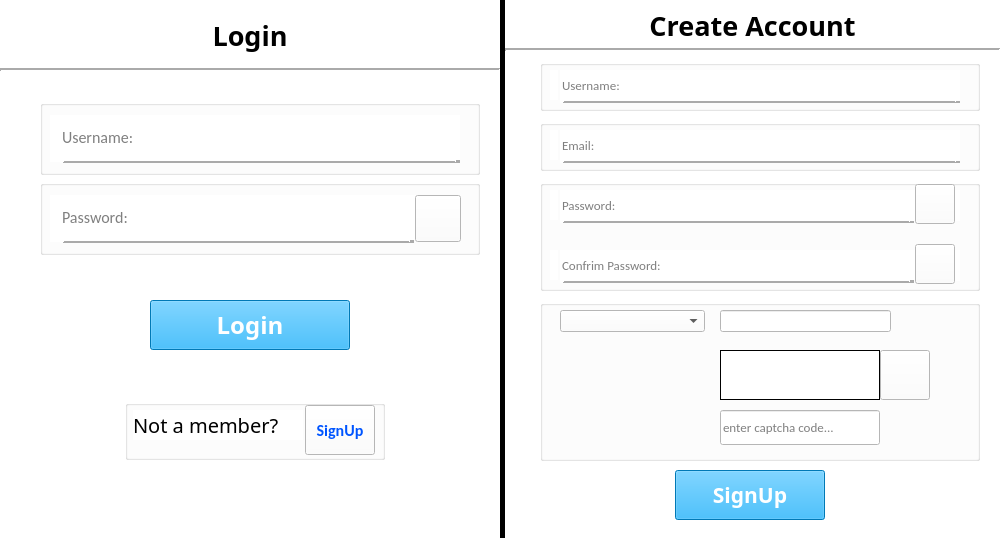
<?xml version="1.0" encoding="UTF-8"?>
<ui version="4.0">
 <class>signup_login</class>
 <widget class="QMainWindow" name="signup_login">
  <property name="geometry">
   <rect>
    <x>0</x>
    <y>0</y>
    <width>1000</width>
    <height>560</height>
   </rect>
  </property>
  <property name="font">
   <font>
    <family>Calibri</family>
    <pointsize>8</pointsize>
   </font>
  </property>
  <property name="windowTitle">
   <string>startWindow</string>
  </property>
  <property name="styleSheet">
   <string notr="true">background-color: rgb(255, 255, 255);</string>
  </property>
  <property name="iconSize">
   <size>
    <width>30</width>
    <height>30</height>
   </size>
  </property>
  <widget class="QWidget" name="centralwidget">
   <widget class="QLabel" name="loginLBL">
    <property name="geometry">
     <rect>
      <x>0</x>
      <y>0</y>
      <width>500</width>
      <height>70</height>
     </rect>
    </property>
    <property name="font">
     <font>
      <family>Noto Sans</family>
      <pointsize>20</pointsize>
      <weight>75</weight>
      <bold>true</bold>
     </font>
    </property>
    <property name="frameShape">
     <enum>QFrame::NoFrame</enum>
    </property>
    <property name="lineWidth">
     <number>1</number>
    </property>
    <property name="midLineWidth">
     <number>0</number>
    </property>
    <property name="text">
     <string>Login</string>
    </property>
    <property name="textFormat">
     <enum>Qt::AutoText</enum>
    </property>
    <property name="scaledContents">
     <bool>false</bool>
    </property>
    <property name="alignment">
     <set>Qt::AlignCenter</set>
    </property>
   </widget>
   <widget class="Line" name="line_1">
    <property name="geometry">
     <rect>
      <x>0</x>
      <y>60</y>
      <width>500</width>
      <height>20</height>
     </rect>
    </property>
    <property name="frameShadow">
     <enum>QFrame::Sunken</enum>
    </property>
    <property name="lineWidth">
     <number>2</number>
    </property>
    <property name="orientation">
     <enum>Qt::Horizontal</enum>
    </property>
   </widget>
   <widget class="QPushButton" name="loginBTN">
    <property name="geometry">
     <rect>
      <x>150</x>
      <y>300</y>
      <width>200</width>
      <height>50</height>
     </rect>
    </property>
    <property name="font">
     <font>
      <family>Source Sans Pro</family>
      <pointsize>18</pointsize>
      <weight>75</weight>
      <bold>true</bold>
     </font>
    </property>
    <property name="styleSheet">
     <string notr="true">background-color: rgb(0, 170, 255);
color: rgb(255, 255, 255);</string>
    </property>
    <property name="text">
     <string>Login</string>
    </property>
   </widget>
   <widget class="QGroupBox" name="usernameGroup">
    <property name="geometry">
     <rect>
      <x>40</x>
      <y>100</y>
      <width>440</width>
      <height>75</height>
     </rect>
    </property>
    <property name="font">
     <font>
      <family>Calibri Light</family>
      <pointsize>8</pointsize>
     </font>
    </property>
    <property name="title">
     <string/>
    </property>
    <widget class="Line" name="line_2">
     <property name="geometry">
      <rect>
       <x>20</x>
       <y>60</y>
       <width>400</width>
       <height>3</height>
      </rect>
     </property>
     <property name="font">
      <font>
       <family>MS Shell Dlg 2</family>
       <pointsize>20</pointsize>
       <weight>50</weight>
       <bold>false</bold>
      </font>
     </property>
     <property name="frameShadow">
      <enum>QFrame::Raised</enum>
     </property>
     <property name="lineWidth">
      <number>5</number>
     </property>
     <property name="orientation">
      <enum>Qt::Horizontal</enum>
     </property>
    </widget>
    <widget class="QLineEdit" name="editUsername">
     <property name="geometry">
      <rect>
       <x>20</x>
       <y>15</y>
       <width>400</width>
       <height>45</height>
      </rect>
     </property>
     <property name="font">
      <font>
       <family>Calibri</family>
       <pointsize>12</pointsize>
      </font>
     </property>
     <property name="maxLength">
      <number>20</number>
     </property>
     <property name="frame">
      <bool>false</bool>
     </property>
     <property name="placeholderText">
      <string>Username:</string>
     </property>
    </widget>
    <widget class="QLabel" name="isUsernameCorrect">
     <property name="geometry">
      <rect>
       <x>10</x>
       <y>15</y>
       <width>10</width>
       <height>47</height>
      </rect>
     </property>
     <property name="frameShape">
      <enum>QFrame::NoFrame</enum>
     </property>
     <property name="text">
      <string/>
     </property>
    </widget>
   </widget>
   <widget class="QGroupBox" name="passwordGroup">
    <property name="geometry">
     <rect>
      <x>40</x>
      <y>180</y>
      <width>440</width>
      <height>75</height>
     </rect>
    </property>
    <property name="title">
     <string/>
    </property>
    <widget class="QLineEdit" name="editPassword">
     <property name="geometry">
      <rect>
       <x>20</x>
       <y>15</y>
       <width>400</width>
       <height>45</height>
      </rect>
     </property>
     <property name="font">
      <font>
       <family>Calibri</family>
       <pointsize>12</pointsize>
       <weight>50</weight>
       <bold>false</bold>
      </font>
     </property>
     <property name="maxLength">
      <number>20</number>
     </property>
     <property name="frame">
      <bool>false</bool>
     </property>
     <property name="placeholderText">
      <string>Password:</string>
     </property>
    </widget>
    <widget class="QPushButton" name="eyeBTN">
     <property name="geometry">
      <rect>
       <x>375</x>
       <y>15</y>
       <width>46</width>
       <height>47</height>
      </rect>
     </property>
     <property name="styleSheet">
      <string notr="true">background-color: rgb(255, 255, 255);</string>
     </property>
     <property name="text">
      <string/>
     </property>
    </widget>
    <widget class="Line" name="line_3">
     <property name="geometry">
      <rect>
       <x>20</x>
       <y>60</y>
       <width>354</width>
       <height>3</height>
      </rect>
     </property>
     <property name="frameShadow">
      <enum>QFrame::Raised</enum>
     </property>
     <property name="lineWidth">
      <number>5</number>
     </property>
     <property name="orientation">
      <enum>Qt::Horizontal</enum>
     </property>
    </widget>
    <widget class="QLabel" name="isPassCorrect">
     <property name="geometry">
      <rect>
       <x>10</x>
       <y>15</y>
       <width>10</width>
       <height>47</height>
      </rect>
     </property>
     <property name="frameShape">
      <enum>QFrame::NoFrame</enum>
     </property>
     <property name="text">
      <string/>
     </property>
    </widget>
   </widget>
   <widget class="QGroupBox" name="groupBox_1">
    <property name="geometry">
     <rect>
      <x>125</x>
      <y>400</y>
      <width>260</width>
      <height>60</height>
     </rect>
    </property>
    <property name="title">
     <string/>
    </property>
    <widget class="QLabel" name="label_1">
     <property name="geometry">
      <rect>
       <x>8</x>
       <y>10</y>
       <width>170</width>
       <height>30</height>
      </rect>
     </property>
     <property name="font">
      <font>
       <family>Source Sans Pro</family>
       <pointsize>15</pointsize>
      </font>
     </property>
     <property name="text">
      <string>Not a member?</string>
     </property>
    </widget>
    <widget class="QPushButton" name="signupBTN">
     <property name="geometry">
      <rect>
       <x>180</x>
       <y>5</y>
       <width>70</width>
       <height>50</height>
      </rect>
     </property>
     <property name="font">
      <font>
       <family>Calibri</family>
       <pointsize>12</pointsize>
       <weight>75</weight>
       <bold>true</bold>
      </font>
     </property>
     <property name="styleSheet">
      <string notr="true">color: rgb(0, 85, 255);
background-color: rgb(255, 255, 255);</string>
     </property>
     <property name="text">
      <string>SignUp</string>
     </property>
    </widget>
   </widget>
   <widget class="Line" name="line_4">
    <property name="enabled">
     <bool>true</bool>
    </property>
    <property name="geometry">
     <rect>
      <x>500</x>
      <y>0</y>
      <width>5</width>
      <height>560</height>
     </rect>
    </property>
    <property name="sizePolicy">
     <sizepolicy hsizetype="Fixed" vsizetype="Minimum">
      <horstretch>0</horstretch>
      <verstretch>0</verstretch>
     </sizepolicy>
    </property>
    <property name="font">
     <font>
      <family>Calibri</family>
      <pointsize>8</pointsize>
     </font>
    </property>
    <property name="frameShadow">
     <enum>QFrame::Plain</enum>
    </property>
    <property name="lineWidth">
     <number>5</number>
    </property>
    <property name="orientation">
     <enum>Qt::Vertical</enum>
    </property>
   </widget>
   <widget class="QLabel" name="signupLBL">
    <property name="geometry">
     <rect>
      <x>505</x>
      <y>0</y>
      <width>495</width>
      <height>50</height>
     </rect>
    </property>
    <property name="font">
     <font>
      <family>Noto Sans</family>
      <pointsize>20</pointsize>
      <weight>75</weight>
      <bold>true</bold>
     </font>
    </property>
    <property name="frameShape">
     <enum>QFrame::NoFrame</enum>
    </property>
    <property name="lineWidth">
     <number>1</number>
    </property>
    <property name="midLineWidth">
     <number>0</number>
    </property>
    <property name="text">
     <string>Create Account</string>
    </property>
    <property name="textFormat">
     <enum>Qt::AutoText</enum>
    </property>
    <property name="scaledContents">
     <bool>false</bool>
    </property>
    <property name="alignment">
     <set>Qt::AlignCenter</set>
    </property>
   </widget>
   <widget class="QGroupBox" name="usernameGroup_2">
    <property name="geometry">
     <rect>
      <x>540</x>
      <y>60</y>
      <width>440</width>
      <height>51</height>
     </rect>
    </property>
    <property name="font">
     <font>
      <family>Calibri Light</family>
      <pointsize>8</pointsize>
     </font>
    </property>
    <property name="title">
     <string/>
    </property>
    <widget class="Line" name="line_5">
     <property name="geometry">
      <rect>
       <x>20</x>
       <y>40</y>
       <width>400</width>
       <height>3</height>
      </rect>
     </property>
     <property name="font">
      <font>
       <family>Calibri Light</family>
       <pointsize>20</pointsize>
       <weight>50</weight>
       <bold>false</bold>
      </font>
     </property>
     <property name="frameShadow">
      <enum>QFrame::Raised</enum>
     </property>
     <property name="lineWidth">
      <number>5</number>
     </property>
     <property name="orientation">
      <enum>Qt::Horizontal</enum>
     </property>
    </widget>
    <widget class="QLineEdit" name="editUsername_2">
     <property name="geometry">
      <rect>
       <x>20</x>
       <y>10</y>
       <width>400</width>
       <height>31</height>
      </rect>
     </property>
     <property name="font">
      <font>
       <family>Calibri</family>
       <pointsize>10</pointsize>
      </font>
     </property>
     <property name="maxLength">
      <number>20</number>
     </property>
     <property name="frame">
      <bool>false</bool>
     </property>
     <property name="placeholderText">
      <string>Username:</string>
     </property>
    </widget>
    <widget class="QLabel" name="isUsernameCorrect_2">
     <property name="geometry">
      <rect>
       <x>10</x>
       <y>10</y>
       <width>8</width>
       <height>30</height>
      </rect>
     </property>
     <property name="frameShape">
      <enum>QFrame::NoFrame</enum>
     </property>
     <property name="text">
      <string/>
     </property>
    </widget>
   </widget>
   <widget class="Line" name="line_6">
    <property name="geometry">
     <rect>
      <x>505</x>
      <y>40</y>
      <width>495</width>
      <height>20</height>
     </rect>
    </property>
    <property name="frameShadow">
     <enum>QFrame::Sunken</enum>
    </property>
    <property name="lineWidth">
     <number>2</number>
    </property>
    <property name="orientation">
     <enum>Qt::Horizontal</enum>
    </property>
   </widget>
   <widget class="QGroupBox" name="passwordGroup_2">
    <property name="geometry">
     <rect>
      <x>540</x>
      <y>180</y>
      <width>440</width>
      <height>111</height>
     </rect>
    </property>
    <property name="font">
     <font>
      <family>Calibri Light</family>
      <pointsize>8</pointsize>
     </font>
    </property>
    <property name="title">
     <string/>
    </property>
    <widget class="Line" name="line_7">
     <property name="geometry">
      <rect>
       <x>20</x>
       <y>40</y>
       <width>354</width>
       <height>3</height>
      </rect>
     </property>
     <property name="font">
      <font>
       <family>Calibri Light</family>
       <pointsize>20</pointsize>
       <weight>50</weight>
       <bold>false</bold>
      </font>
     </property>
     <property name="frameShadow">
      <enum>QFrame::Raised</enum>
     </property>
     <property name="lineWidth">
      <number>5</number>
     </property>
     <property name="orientation">
      <enum>Qt::Horizontal</enum>
     </property>
    </widget>
    <widget class="QLineEdit" name="editPassword_2">
     <property name="geometry">
      <rect>
       <x>20</x>
       <y>10</y>
       <width>400</width>
       <height>31</height>
      </rect>
     </property>
     <property name="font">
      <font>
       <family>Calibri</family>
       <pointsize>10</pointsize>
      </font>
     </property>
     <property name="text">
      <string/>
     </property>
     <property name="maxLength">
      <number>20</number>
     </property>
     <property name="frame">
      <bool>false</bool>
     </property>
     <property name="placeholderText">
      <string>Password:</string>
     </property>
    </widget>
    <widget class="QLabel" name="isPasswordCorrect_1">
     <property name="geometry">
      <rect>
       <x>10</x>
       <y>10</y>
       <width>8</width>
       <height>30</height>
      </rect>
     </property>
     <property name="frameShape">
      <enum>QFrame::NoFrame</enum>
     </property>
     <property name="text">
      <string/>
     </property>
    </widget>
    <widget class="QLineEdit" name="editPassword_3">
     <property name="geometry">
      <rect>
       <x>20</x>
       <y>70</y>
       <width>400</width>
       <height>31</height>
      </rect>
     </property>
     <property name="font">
      <font>
       <family>Calibri</family>
       <pointsize>10</pointsize>
      </font>
     </property>
     <property name="maxLength">
      <number>20</number>
     </property>
     <property name="frame">
      <bool>false</bool>
     </property>
     <property name="placeholderText">
      <string>Confrim Password:</string>
     </property>
    </widget>
    <widget class="Line" name="line_8">
     <property name="geometry">
      <rect>
       <x>20</x>
       <y>100</y>
       <width>354</width>
       <height>3</height>
      </rect>
     </property>
     <property name="font">
      <font>
       <family>Calibri Light</family>
       <pointsize>20</pointsize>
       <weight>50</weight>
       <bold>false</bold>
      </font>
     </property>
     <property name="frameShadow">
      <enum>QFrame::Raised</enum>
     </property>
     <property name="lineWidth">
      <number>5</number>
     </property>
     <property name="orientation">
      <enum>Qt::Horizontal</enum>
     </property>
    </widget>
    <widget class="QLabel" name="isPasswordCorrect_2">
     <property name="geometry">
      <rect>
       <x>10</x>
       <y>70</y>
       <width>8</width>
       <height>30</height>
      </rect>
     </property>
     <property name="frameShape">
      <enum>QFrame::NoFrame</enum>
     </property>
     <property name="text">
      <string/>
     </property>
    </widget>
    <widget class="QPushButton" name="eyeBTN_2">
     <property name="geometry">
      <rect>
       <x>375</x>
       <y>4</y>
       <width>40</width>
       <height>40</height>
      </rect>
     </property>
     <property name="styleSheet">
      <string notr="true">background-color: rgb(255, 255, 255);</string>
     </property>
     <property name="text">
      <string/>
     </property>
    </widget>
    <widget class="QPushButton" name="eyeBTN_3">
     <property name="geometry">
      <rect>
       <x>375</x>
       <y>64</y>
       <width>40</width>
       <height>40</height>
      </rect>
     </property>
     <property name="styleSheet">
      <string notr="true">background-color: rgb(255, 255, 255);</string>
     </property>
     <property name="text">
      <string/>
     </property>
    </widget>
   </widget>
   <widget class="QGroupBox" name="phoneAndCaptchaBox">
    <property name="geometry">
     <rect>
      <x>540</x>
      <y>300</y>
      <width>440</width>
      <height>161</height>
     </rect>
    </property>
    <property name="title">
     <string/>
    </property>
    <widget class="QComboBox" name="phoneComboBox">
     <property name="geometry">
      <rect>
       <x>20</x>
       <y>10</y>
       <width>145</width>
       <height>22</height>
      </rect>
     </property>
    </widget>
    <widget class="QLineEdit" name="editPhoneNum">
     <property name="geometry">
      <rect>
       <x>180</x>
       <y>10</y>
       <width>171</width>
       <height>22</height>
      </rect>
     </property>
     <property name="maxLength">
      <number>10</number>
     </property>
    </widget>
    <widget class="QLabel" name="showCaptcha">
     <property name="geometry">
      <rect>
       <x>180</x>
       <y>50</y>
       <width>160</width>
       <height>50</height>
      </rect>
     </property>
     <property name="frameShape">
      <enum>QFrame::Box</enum>
     </property>
     <property name="text">
      <string/>
     </property>
    </widget>
    <widget class="QPushButton" name="refreshBTN">
     <property name="geometry">
      <rect>
       <x>340</x>
       <y>50</y>
       <width>50</width>
       <height>50</height>
      </rect>
     </property>
     <property name="styleSheet">
      <string notr="true">background-color: rgb(255, 255, 255);</string>
     </property>
     <property name="text">
      <string/>
     </property>
    </widget>
    <widget class="QLineEdit" name="captchaLineEdit">
     <property name="geometry">
      <rect>
       <x>180</x>
       <y>110</y>
       <width>160</width>
       <height>35</height>
      </rect>
     </property>
     <property name="font">
      <font>
       <family>Calibri</family>
       <pointsize>10</pointsize>
      </font>
     </property>
     <property name="placeholderText">
      <string>enter captcha code...</string>
     </property>
    </widget>
   </widget>
   <widget class="QPushButton" name="signupBTN_2">
    <property name="geometry">
     <rect>
      <x>675</x>
      <y>470</y>
      <width>150</width>
      <height>50</height>
     </rect>
    </property>
    <property name="font">
     <font>
      <family>Source Sans Pro</family>
      <pointsize>16</pointsize>
      <weight>75</weight>
      <bold>true</bold>
     </font>
    </property>
    <property name="styleSheet">
     <string notr="true">background-color: rgb(0, 170, 255);
color: rgb(255, 255, 255);</string>
    </property>
    <property name="text">
     <string>SignUp</string>
    </property>
   </widget>
   <widget class="QGroupBox" name="emailGroup">
    <property name="geometry">
     <rect>
      <x>540</x>
      <y>120</y>
      <width>440</width>
      <height>51</height>
     </rect>
    </property>
    <property name="font">
     <font>
      <family>Calibri Light</family>
      <pointsize>8</pointsize>
     </font>
    </property>
    <property name="title">
     <string/>
    </property>
    <widget class="Line" name="line_9">
     <property name="geometry">
      <rect>
       <x>20</x>
       <y>40</y>
       <width>400</width>
       <height>3</height>
      </rect>
     </property>
     <property name="font">
      <font>
       <family>Calibri Light</family>
       <pointsize>20</pointsize>
       <weight>50</weight>
       <bold>false</bold>
      </font>
     </property>
     <property name="frameShadow">
      <enum>QFrame::Raised</enum>
     </property>
     <property name="lineWidth">
      <number>5</number>
     </property>
     <property name="orientation">
      <enum>Qt::Horizontal</enum>
     </property>
    </widget>
    <widget class="QLineEdit" name="editEmail">
     <property name="geometry">
      <rect>
       <x>20</x>
       <y>10</y>
       <width>400</width>
       <height>31</height>
      </rect>
     </property>
     <property name="font">
      <font>
       <family>Calibri</family>
       <pointsize>10</pointsize>
      </font>
     </property>
     <property name="maxLength">
      <number>20</number>
     </property>
     <property name="frame">
      <bool>false</bool>
     </property>
     <property name="placeholderText">
      <string>Email:</string>
     </property>
    </widget>
    <widget class="QLabel" name="isEmailCorrect">
     <property name="geometry">
      <rect>
       <x>10</x>
       <y>10</y>
       <width>8</width>
       <height>30</height>
      </rect>
     </property>
     <property name="frameShape">
      <enum>QFrame::NoFrame</enum>
     </property>
     <property name="text">
      <string/>
     </property>
    </widget>
   </widget>
  </widget>
  <widget class="QStatusBar" name="statusbar"/>
 </widget>
 <resources/>
 <connections/>
</ui>
